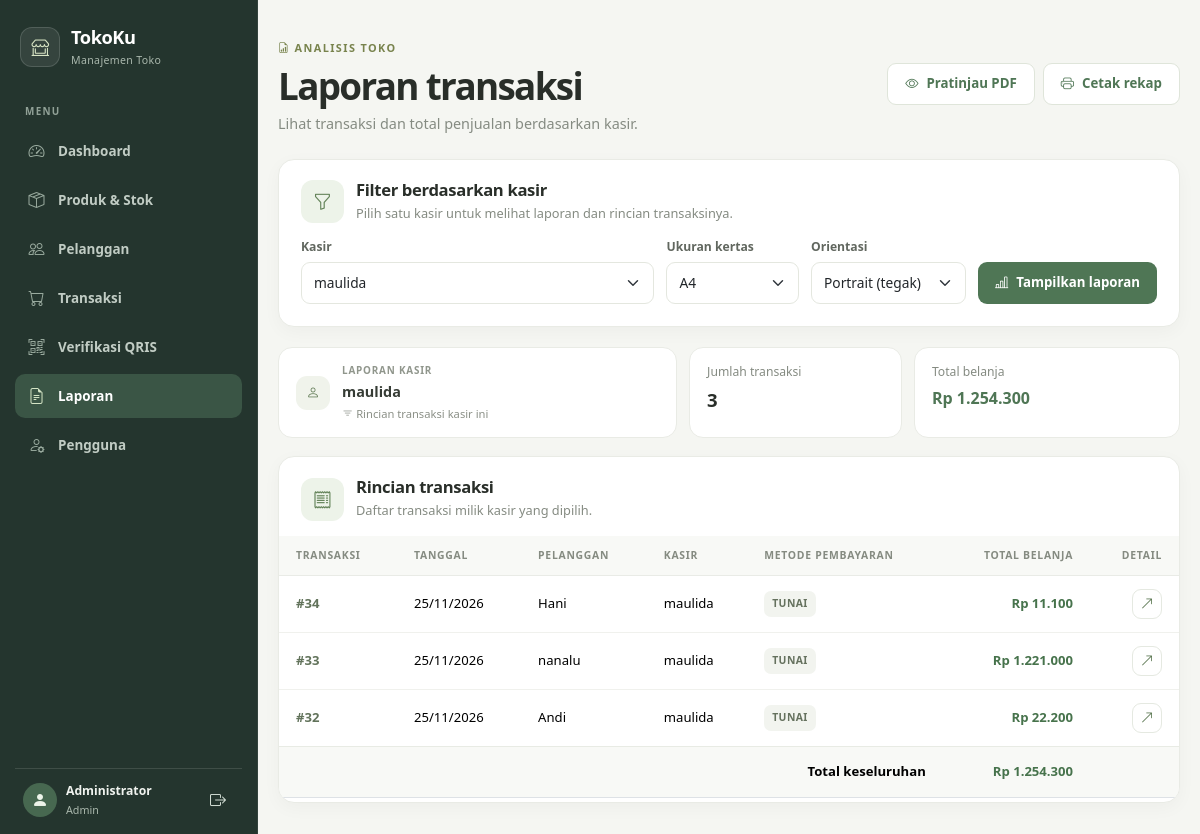
/laporan.php?kasir=3 (signed in), run on the app's committed database.
### tables this page shows
CREATE TABLE `tbl_user` (
  `id_user` int(11) NOT NULL,
  `nama` varchar(100) NOT NULL,
  `username` varchar(50) NOT NULL,
  `password` varchar(255) NOT NULL,
  `role` enum('admin','kasir','pelanggan') NOT NULL DEFAULT 'pelanggan',
  `id_pelanggan` int(11) DEFAULT NULL,
  `created_at` timestamp NOT NULL DEFAULT current_timestamp()
);

CREATE TABLE `tbl_transaksi` (
  `id_transaksi` int(11) NOT NULL,
  `tanggal` date DEFAULT NULL,
  `id_pelanggan` int(11) DEFAULT NULL,
  `id_user` int(11) DEFAULT NULL,
  `total_belanja` decimal(12,2) DEFAULT NULL,
  `metode_pembayaran` enum('tunai','transfer','qris','duitku') NOT NULL DEFAULT 'tunai',
  `status_pembayaran` enum('menunggu_verifikasi','terverifikasi') NOT NULL DEFAULT 'terverifikasi',
  `diverifikasi_oleh` int(11) DEFAULT NULL,
  `diverifikasi_pada` datetime DEFAULT NULL,
  `persentase_pajak` decimal(5,2) NOT NULL DEFAULT 0.00,
  `total_pajak` decimal(12,2) NOT NULL DEFAULT 0.00,
  `duitku_order_id` varchar(50) DEFAULT NULL,
  `duitku_reference` varchar(255) DEFAULT NULL,
  `duitku_payment_url` varchar(1000) DEFAULT NULL,
  `duitku_payment_method` char(2) DEFAULT NULL
);

CREATE TABLE `tbl_pelanggan` (
  `id_pelanggan` int(11) NOT NULL,
  `nama_pelanggan` varchar(100) DEFAULT NULL,
  `kota` varchar(50) DEFAULT NULL
);

### config.php (called while the page is built, shortened)
<?php
$host = "127.0.0.1";
$user = "root";
$pass = "";
$db   = "db_tokoku";
try {
    $conn = new mysqli($host, $user, $pass, $db);
    $conn->set_charset("utf8mb4");
} catch (mysqli_sql_exception $e) {
    error_log("TokoKu database connection failed: " . $e->getMessage());
    http_response_code(503);
    exit(
        '<!DOCTYPE html><html lang="id"><meta charset="UTF-8">' .
        '<meta name="viewport" content="width=device-width, initial-scale=1.0">' .
        '<title>Database tidak tersedia</title>' .
        '<body style="font-family: sans-serif; max-width: 640px; margin: 3rem auto; padding: 0 1rem;">' .
        '<h1>Database belum tersedia</h1>' .
        '<p>TokoKu tidak dapat terhubung ke MySQL di ' . htmlspecialchars($host, ENT_QUOTES, 'UTF-8') .
        ':3306. Buka XAMPP Control Panel, lalu klik <strong>Start</strong> pada MySQL.</p>' .
        '<p>Jika MySQL sudah berjalan, pastikan port MySQL di <code>config.php</code> sama dengan port pada XAMPP.</p>' .
        '</body></html>'
    );
}
try {
    $kolomKasir = $conn->query("SHOW COLUMNS FROM tbl_transaksi LIKE 'id_user'");
    $kolomKasirTersedia = $kolomKasir && $kolomKasir->num_rows > 0;
} catch (mysqli_sql_exception $e) {
    error_log("TokoKu transaction schema setup failed: " . $e->getMessage());
}
function rupiah($n) {
    return "Rp " . number_format($n, 0, ',', '.');
}
?>

### laporan.php (the view, shortened to what this page needs)
<?php
require 'config.php';
$kasirId = filter_var($_GET['kasir'] ?? null, FILTER_VALIDATE_INT);
$kasirId = $kasirId && $kasirId > 0 ? $kasirId : 0;
$isKasir = ($_SESSION['role'] ?? '') === 'kasir';
$rows = [];
$jumlahTransaksi = 0;
$grandTotal = 0;
$formatKertas = in_array($_GET['format'] ?? '', ['a4', 'f4', 'letter', 'legal'], true)
    ? $_GET['format'] : 'a4';
$orientasi = in_array($_GET['orientasi'] ?? '', ['portrait', 'landscape'], true)
    ? $_GET['orientasi'] : 'portrait';
$namaUkuran = [
    'a4' => 'A4',
    'f4' => 'F4',
    'letter' => 'Letter',
    'legal' => 'Legal',
];
$kasir = $conn->query(
    "SELECT id_user, nama, username
     FROM tbl_user
     WHERE role = 'kasir'
     ORDER BY nama, username"
);
$namaKasirDipilih = '';
if ($kasirId > 0) {
    $stmt = $conn->prepare("SELECT nama, username FROM tbl_user WHERE id_user = ? AND role = 'kasir'");
    $stmt->bind_param("i", $kasirId);
    $stmt->execute();
    $kasirTerpilih = $stmt->get_result()->fetch_assoc();
    if ($kasirTerpilih) {
        $namaKasirDipilih = $kasirTerpilih['nama'] ?: $kasirTerpilih['username'];
    } elseif (!$isKasir) {
        $kasirId = 0;
    }
}
if ($kasirId > 0 && $kolomKasirTersedia) {
    if ($kolomKasirTersedia) {
        $sql = "SELECT t.id_transaksi, t.tanggal, t.total_belanja, t.metode_pembayaran,
                       p.nama_pelanggan, p.kota,
                       COALESCE(u.nama, u.username, 'Tidak tercatat') AS nama_kasir
                FROM tbl_transaksi t
                LEFT JOIN tbl_pelanggan p ON p.id_pelanggan = t.id_pelanggan
                LEFT JOIN tbl_user u ON u.id_user = t.id_user";
    } else {
        $sql = "SELECT t.id_transaksi, t.tanggal, t.total_belanja, t.metode_pembayaran,
                       p.nama_pelanggan, p.kota,
                       'Tidak tercatat' AS nama_kasir
                FROM tbl_transaksi t
                LEFT JOIN tbl_pelanggan p ON p.id_pelanggan = t.id_pelanggan";
    }
    $sql .= " WHERE t.id_user = ? AND t.status_pembayaran = 'terverifikasi'";
    $sql .= " ORDER BY t.tanggal DESC, t.id_transaksi DESC";
    $stmt = $conn->prepare($sql);
    $stmt->bind_param("i", $kasirId);
    $stmt->execute();
    $result = $stmt->get_result();
    while ($row = $result->fetch_assoc()) {
        $rows[] = $row;
        $grandTotal += (float)$row['total_belanja'];
    }
    $jumlahTransaksi = count($rows);
}
?>
<!DOCTYPE html>
<html lang="id">
<head>
    <link href="https://cdn.jsdelivr.net/npm/bootstrap@5.3.2/dist/css/bootstrap.min.css" rel="stylesheet">
    <link href="https://cdn.jsdelivr.net/npm/bootstrap-icons@1.11.1/font/bootstrap-icons.css" rel="stylesheet">
    <link rel="stylesheet" href="style.css">
</head>
<body class="management-page report-page">
<?php include 'navbar.php'; ?>
<main class="management-container">
    <header class="management-heading report-heading">
        <div>
            <span class="management-eyebrow"><i class="bi bi-file-earmark-bar-graph"></i> ANALISIS TOKO</span>
            <h1>Laporan transaksi</h1>
            <p>Lihat transaksi dan total penjualan berdasarkan kasir.</p>
        </div>
        <?php if ($kasirId > 0 && $jumlahTransaksi > 0): ?>
            <div class="report-actions no-print">
                <a href="laporan_pdf.php?kasir=<?= (int)$kasirId ?>&format=<?= htmlspecialchars($formatKertas) ?>&orientasi=<?= htmlspecialchars($orientasi) ?>" class="management-outline-button" target="_blank" rel="noopener"><i class="bi bi-eye"></i> Pratinjau PDF</a>
                <button type="button" class="management-outline-button" onclick="window.print()"><i class="bi bi-printer"></i> Cetak rekap</button>
            </div>
        <?php endif; ?>
    </header>
    <section class="management-panel report-filter-panel no-print">
        <div class="management-panel-heading">
            <span class="management-panel-icon"><i class="bi bi-funnel"></i></span>
            <div>
                <h2><?= $isKasir ? 'Laporan kasir Anda' : 'Filter berdasarkan kasir' ?></h2>
                <p><?= $isKasir ? 'Laporan ini hanya menampilkan transaksi akun Anda.' : 'Pilih satu kasir untuk melihat laporan dan rincian transaksinya.' ?></p>
            </div>
        </div>
        <form method="get" class="report-filter-form <?= $isKasir ? 'is-cashier' : 'is-admin' ?>">
            <?php if (!$isKasir): ?>
                <div class="report-filter-field">
                    <label for="report-cashier">Kasir</label>
                    <select id="report-cashier" name="kasir" class="form-select" required>
                        <?php while ($k = $kasir->fetch_assoc()):
                            $namaKasir = $k['nama'] ?: $k['username'];
                        ?>
                            <option value="<?= (int)$k['id_user'] ?>" <?= $kasirId === (int)$k['id_user'] ? 'selected' : '' ?>>
                                <?= htmlspecialchars($namaKasir) ?>
                            </option>
                        <?php endwhile; ?>
                    </select>
                </div>
            <?php endif; ?>
            <div class="report-filter-field">
                <label for="report-format">Ukuran kertas</label>
                <select id="report-format" name="format" class="form-select">
                    <?php foreach ($namaUkuran as $kode => $label): ?>
                        <option value="<?= htmlspecialchars($kode) ?>" <?= $formatKertas === $kode ? 'selected' : '' ?>><?= htmlspecialchars($label) ?></option>
                    <?php endforeach; ?>
                </select>
            </div>
            <div class="report-filter-field">
                <label for="report-orientation">Orientasi</label>
                <select id="report-orientation" name="orientasi" class="form-select">
                    <option value="portrait" <?= $orientasi === 'portrait' ? 'selected' : '' ?>>Portrait (tegak)</option>
                </select>
            </div>
            <button class="management-primary-button report-filter-submit"><i class="bi bi-bar-chart-line"></i> Tampilkan laporan</button>
        </form>
    </section>
    <?php if ($kasirId > 0 && !$kolomKasirTersedia): ?>
        <div class="management-alert">Kolom data kasir belum dapat dibuat. Jalankan migrasi database <code>upgrade_kasir_transaksi.sql</code>, lalu muat ulang halaman.</div>
    <?php elseif ($kasirId === 0): ?>
        <div class="management-alert">Pilih kasir untuk melihat laporan transaksi masing-masing kasir.</div>
    <?php elseif ($kasirId > 0): ?>
        <section class="report-summary">
            <div class="report-customer-card">
                <span class="management-avatar"><i class="bi bi-person"></i></span>
                <span>
                    <small>LAPORAN KASIR</small>
                    <strong><?= htmlspecialchars($namaKasirDipilih ?: 'Kasir #' . (int)$kasirId) ?></strong>
                    <em><i class="bi bi-filter"></i> Rincian transaksi kasir ini</em>
                </span>
            </div>
            <div class="report-metric"><small>Jumlah transaksi</small><strong><?= number_format($jumlahTransaksi, 0, ',', '.') ?></strong></div>
            <div class="report-metric is-total"><small>Total belanja</small><strong><?= rupiah($grandTotal) ?></strong></div>
        </section>
        <section class="management-panel report-results">
            <div class="management-panel-heading">
                <span class="management-panel-icon"><i class="bi bi-receipt"></i></span>
                <div><h2>Rincian transaksi</h2><p><?= $jumlahTransaksi ? 'Daftar transaksi milik kasir yang dipilih.' : 'Belum ada transaksi untuk kasir ini.' ?></p></div>
            </div>
            <div class="management-table-wrap">
                <table class="table management-table align-middle mb-0">
                    <thead><tr><th>Transaksi</th><th>Tanggal</th><th>Pelanggan</th><th>Kasir</th><th>Metode pembayaran</th><th class="text-end">Total belanja</th><th class="text-end no-print">Detail</th></tr></thead>
                    <tbody>
                    <?php if ($rows): ?>
                        <?php foreach ($rows as $row): ?>
                        <tr>
                            <td><strong class="transaction-number">#<?= (int)$row['id_transaksi'] ?></strong></td>
                            <td><?= htmlspecialchars(date('d/m/Y', strtotime($row['tanggal']))) ?></td>
                            <td><?= htmlspecialchars($row['nama_pelanggan'] ?: 'Belanja pelanggan') ?></td>
                            <td><?= htmlspecialchars($row['nama_kasir']) ?></td>
                            <td><span class="management-payment"><?= htmlspecialchars(strtoupper($row['metode_pembayaran'] ?? 'tunai')) ?></span></td>
                            <td class="text-end management-money"><?= rupiah($row['total_belanja']) ?></td>
                            <td class="text-end no-print"><a href="detail_transaksi.php?id=<?= (int)$row['id_transaksi'] ?>" class="management-detail-link" aria-label="Detail transaksi #<?= (int)$row['id_transaksi'] ?>"><i class="bi bi-arrow-up-right"></i></a></td>
                        </tr>
                        <?php endforeach; ?>
                    <?php else: ?>
                        <tr><td colspan="7"><div class="management-empty"><i class="bi bi-receipt"></i><strong>Belum ada transaksi</strong><span>Transaksi sesuai filter akan ditampilkan di sini.</span></div></td></tr>
                    <?php endif; ?>
                    </tbody>
                    <?php if ($rows): ?>
                    <tfoot><tr><th colspan="5" class="text-end">Total keseluruhan</th><th class="text-end management-money"><?= rupiah($grandTotal) ?></th><th class="no-print"></th></tr></tfoot>
                    <?php endif; ?>
                </table>
            </div>
        </section>
    <?php endif; ?>
</main>
</body>
</html>

### data on the page
tbl_user: nama "maulida"
tbl_transaksi: id_transaksi "34", tanggal "25/11/2026", id_pelanggan.nama_pelanggan "Hani", nama_kasir "maulida", metode_pembayaran "TUNAI", total_belanja "Rp 11.100"
tbl_transaksi: id_transaksi "33", tanggal "25/11/2026", id_pelanggan.nama_pelanggan "nanalu", nama_kasir "maulida", metode_pembayaran "TUNAI", total_belanja "Rp 1.221.000"
tbl_transaksi: id_transaksi "32", tanggal "25/11/2026", id_pelanggan.nama_pelanggan "Andi", nama_kasir "maulida", metode_pembayaran "TUNAI", total_belanja "Rp 22.200"

### other printed values
$label "Dashboard"
$label "Produk & Stok"
$label "Pelanggan"
$label "Transaksi"
$label "Verifikasi QRIS"
$label "Laporan"
$label "Pengguna"
$namaPengguna "Administrator"
$role "Admin"
$jumlahTransaksi "3"
rupiah($grandTotal) "Rp 1.254.300"
form field kasir "maulida"
form field format "A4"
